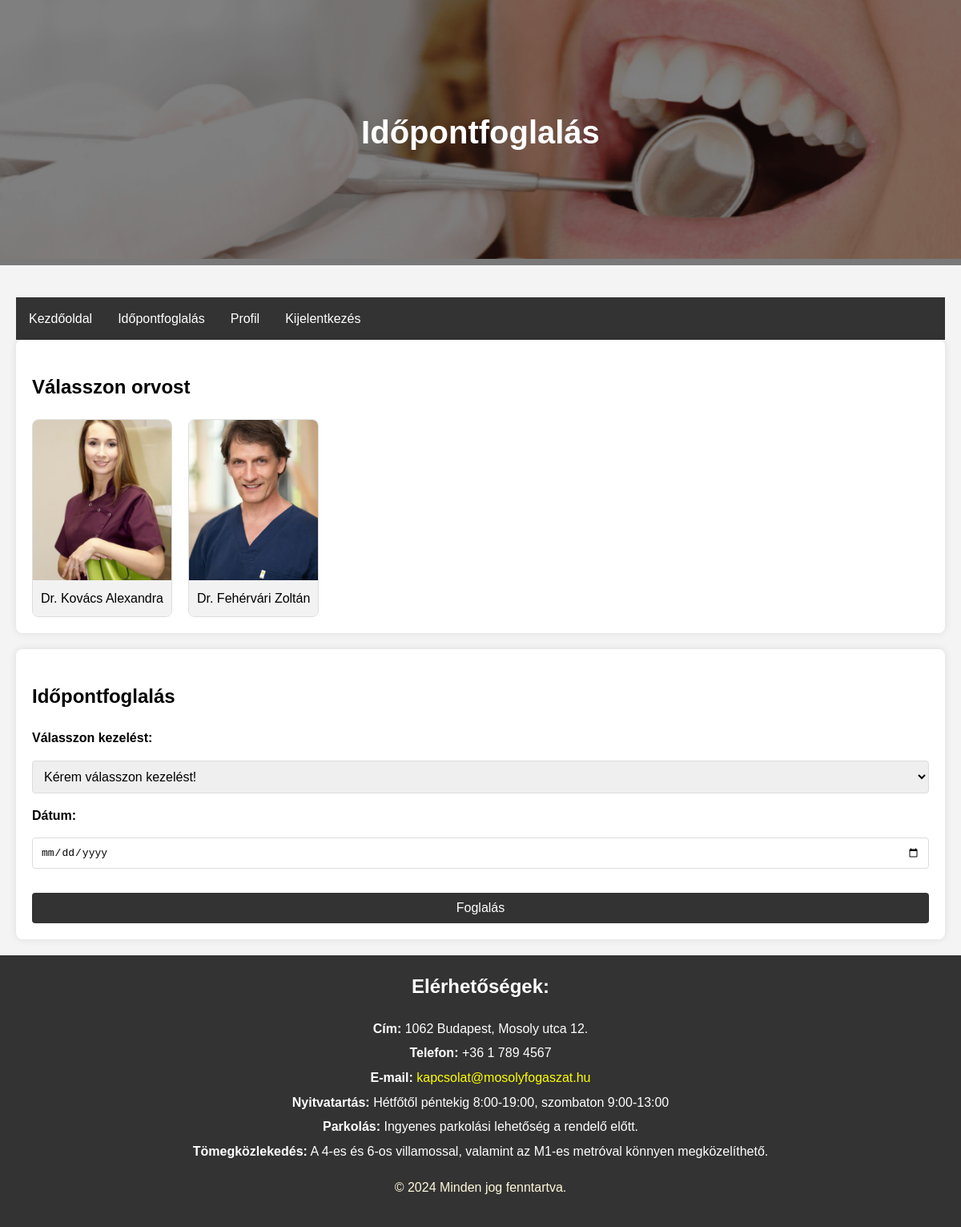
Screenshot of /book/ (signed in) with the database file from the repository.
### rendeloweboldal/models.py (models this page shows, shortened)
class Doctor(models.Model):
    id = models.CharField(max_length=64, primary_key=True)  # FHIR resource identifier
    name = models.CharField(max_length=255)
    photo = models.ImageField(upload_to='doctor_pictures/', null=True, blank=True)  # FHIR 'photo' field
    qualification = models.TextField(null=True, blank=True)  # FHIR 'qualification' field

### rendeloweboldal/views.py (the view, shortened to what this page needs)
# urls.py: path('book/', views.idopontfoglalas, name='book'),
def idopontfoglalas(request):
    if request.user.is_superuser or hasattr(request.user, 'doctor'):
        return render(request, 'idopontfoglalas.html', {'error_message': 'Superuser vagy doctor nem foglalhat időpontot.'})
    return render(request, 'idopontfoglalas.html', {'doctors': Doctor.objects.all(), 'treatments': Treatment.objects.all()})

### rendeloweboldal/templates/idopontfoglalas.html (shortened to what this page needs)
{% load static %}
<!DOCTYPE html>
<html lang="hu">
<head>
    <link rel="stylesheet" href="{% static 'css/style.css' %}">
</head>
<body>
    <header>
        <div class="header-container">
            <img src="{% static 'Images/fooldal_kep.png' %}" alt="Főoldal fotó" class="header-image">
            <div class="overlay">
                <h1 class="header-title">Időpontfoglalás</h1>
            </div>
        </div>
    </header>
    <main>
        <nav>
            <ul class="navbar">
                <li><a href="{% url 'home' %}">Kezdőoldal</a></li>
                <li><a href="{% url 'book' %}">Időpontfoglalás</a></li>
                {% if user.is_authenticated %}
                    <li><a href="{% url 'profile' %}">Profil</a></li>
                    <li><a href="{% url 'logout' %}">Kijelentkezés</a></li>
                {% else %}
                    <li><a href="{% url 'login' %}">Bejelentkezés</a></li>
                {% endif %}
            </ul>
        </nav>
        {% if error_message %}
            <h2>{{ error_message }}</h2>
        {% elif user.is_superuser %}
            <h2>Admin fiókkal nem kérhetsz időpontot!</h2>
        {% elif user.is_authenticated %}
            <section class="doctors">
                <h2>Válasszon orvost</h2>
                <div class="doctor-list">
                    {% for doctor in doctors %}
                    <a href="#" class="doctor" data-doctor="{{ doctor.id }}">
                        <img src="{{ doctor.photo.url }}" alt="{{ doctor.name }}">
                        <p>{{ doctor.name }}</p>
                    </a>
                    {% endfor %}
                </div>
            </section>
            <section class="booking">
                <h2>Időpontfoglalás</h2>
                <form method="post">
                    <label for="treatment">Válasszon kezelést:</label>
                    <select id="treatment" name="treatment" required>
                        <option value="" disabled selected>Kérem válasszon kezelést!</option>
                    </select>
                    <label for="appointment_date">Dátum:</label>
                    <input type="date" id="appointment_date" name="appointment_date" required style="cursor: pointer;">
                    <button type="submit" id="submit_button" disabled>Foglalás</button>
                </form>
            </section>
        {% else %}
            <h2>Időpont foglaláshoz kérem, jelentkezzen be, vagy hozzon létre egy új fiókot!</h2>
        {% endif %}
    </main>
    <footer>
        <div class="contact-info">
            <h2>Elérhetőségek:</h2>
            <p><strong>Cím:</strong> 1062 Budapest, Mosoly utca 12.</p>
            <p><strong>Telefon:</strong> +36 1 789 4567</p>
            <p><strong>E-mail:</strong> <a href="mailto:kapcsolat@mosolyfogaszat.hu">kapcsolat@mosolyfogaszat.hu</a></p>
            <p><strong>Nyitvatartás:</strong> Hétfőtől péntekig 8:00-19:00, szombaton 9:00-13:00</p>
            <p><strong>Parkolás:</strong> Ingyenes parkolási lehetőség a rendelő előtt.</p>
            <p><strong>Tömegközlekedés:</strong> A 4-es és 6-os villamossal, valamint az M1-es metróval könnyen megközelíthető.</p>
        </div>
        <p class="copy">&copy; 2024 Minden jog fenntartva.</p>
    </footer>
</body>
</html>

### rendeloweboldal/static/Css/style.css (style rules this page uses)
body { font-family: Arial, sans-serif; line-height: 1.6; margin: 0; padding: 0; background-color: #f4f4f4; }
header { margin-bottom: 20px; }
.header-container { position: relative; text-align: center; color: white; }
.header-image { width: 100%; height: auto; }
.overlay { position: absolute; top: 0; left: 0; width: 100%; height: 100%; background-color: rgba(0, 0, 0, 0.5); display: flex; justify-content: center; align-items: center; }
.header-title { font-size: 2.5em; font-weight: bold; color: white; }
main { padding: 20px; }
.navbar { list-style-type: none; margin: 0; padding: 0; overflow: hidden; background-color: #333; }
.navbar li { float: left; }
.navbar li a { display: block; color: white; text-align: center; padding: 14px 16px; text-decoration: none; }
footer { background-color: #333; color: white; padding: 20px; text-align: center; }
.contact-info { margin-bottom: 20px; }
.contact-info h2 { margin-top: 0; }
.contact-info p { margin: 5px 0; }
.contact-info a { color: #ffcc00; text-decoration: none; }
.contact-info a[href^="mailto:"] { color: yellow; text-decoration: none; }
.copy { color: cornsilk; }
a[href^="mailto:"] { color: yellow; text-decoration: none; }
section.doctors { background-color: white; padding: 20px; margin-bottom: 20px; border-radius: 8px; box-shadow: 0 0 10px rgba(0, 0, 0, 0.1); }
section.doctors .doctor-list { display: flex; flex-wrap: wrap; gap: 20px; justify-content: left; }
section.doctors .doctor { text-align: center; text-decoration: none; color: black; border: 1px solid #ddd; border-radius: 8px; overflow: hidden; transition: transform 0.3s, box-shadow 0.3s; }
section.doctors .doctor img { width: 100%; height: 200px; object-fit: cover; display: block; }
section.doctors .doctor p { margin: 0; padding: 10px; background-color: #f2f2f2; }
section.booking { background-color: white; padding: 20px; border-radius: 8px; box-shadow: 0 0 10px rgba(0, 0, 0, 0.1); }
section.booking form { display: flex; flex-direction: column; gap: 15px; }
section.booking label { font-weight: bold; }
section.booking input, section.booking select { padding: 10px; border: 1px solid #ddd; border-radius: 4px; font-size: 1em; }
section.booking button { padding: 10px 20px; border: none; border-radius: 4px; background-color: #333; color: white; font-size: 1em; cursor: pointer; transition: background-color 0.3s; }
section.booking input[type="date"] { padding: 10px; border: 1px solid #ddd; border-radius: 4px; font-size: 1em; background-color: white; cursor: pointer; }

### rows the page displays
Doctor: photo (picture), name "Dr. Kovács Alexandra"
Doctor: photo (picture), name "Dr. Fehérvári Zoltán"
